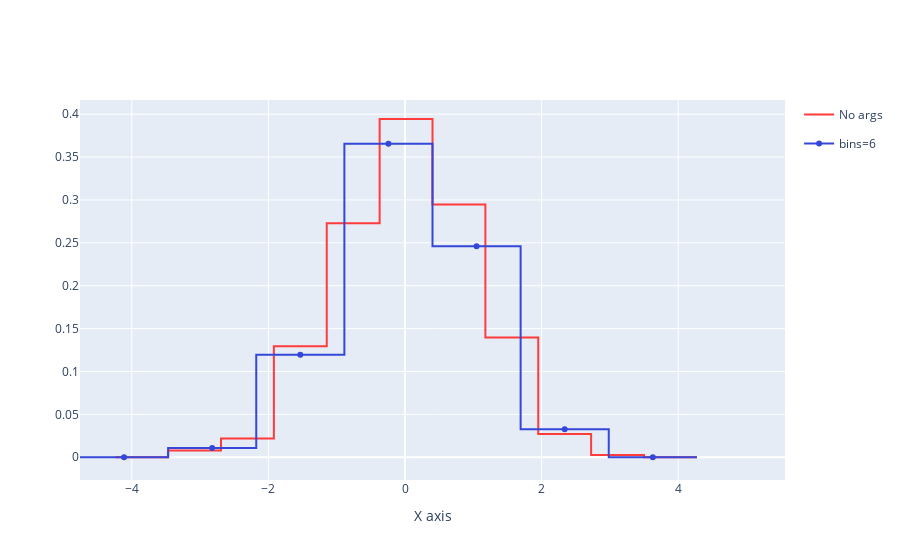

The code cell stored with this chart in its notebook:
### Code cell
fig.plotly_figure.update_xaxes(title_text='X axis')
